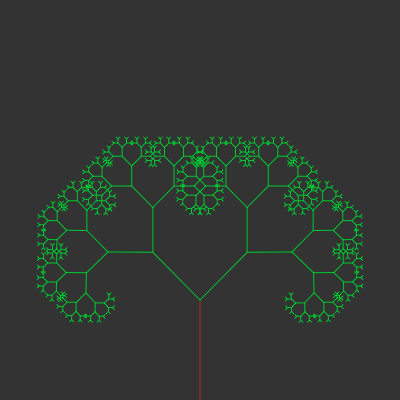
Frame 1 (no input)
Frame 60 (no input): identical to frame 1, image omitted
Frame 120 (the mouse pressed at the canvas centre since frame 60): identical to frame 1, image omitted

The p5.js sketch that drew this single still picture (run headless with seeded random() and noise() and a simulated clock; from frame 60 on, the mouse is pressed at the canvas centre):

// p5.js sketch
// ── sketch.js
var total=0;
var angle=0;
function setup() {
	createCanvas(400, 400);
	slider=createSlider(0,TWO_PI,PI/4,0.02);
}

function draw() {
	background(51);
	var len=100;
	angle=slider.value();
	stroke(165,42,42);
	translate(200,height);
	branch(100);

}

function branch(len)
{	//stroke(255);

	line(0,0,0,-len);
	translate(0,-len);

	if(len>4)
		  {//stroke(random(0,255),random(255),random(255));
				stroke(0,200,50);

				push();
				rotate(angle);

			branch(len*0.67);
			pop();
			push();

			rotate(-angle);
			branch(len*0.67);
			pop();
		}



}
